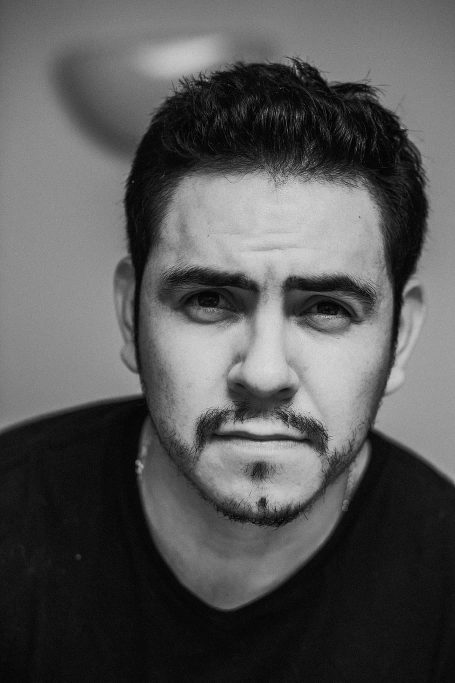
#> input picture HW2/ex2_images/man.jpg, 910 x 1365 px (shown at 1/2 size)
$ jupyter execute --allow-errors ex234.ipynb
#> lines starting #> are read from the running program, lines starting #| are printed output that depends on the picture; after the words box and inside, x2 and y2 are one past the last pixel; in counts of white or black regions, pixels touching at a corner belong together
[cell 1]
import io
import ipywidgets as widgets
import matplotlib.pyplot as plt
import PIL.Image
import numpy as np
import urllib
from skimage.transform import resize
from matplotlib.image import imread
import os
from IPython.display import display
from skimage import io as io_url
import cv2
import numpy as np
from PIL import Image
import scipy

[cell 2]
# Create image widgets
image3_spatial = widgets.Image(format='png', width=500, height=500, description='Spatial')
image3_freq    = widgets.Image(format='png', width=500, height=500, description='Frequency')
sidebyside     = widgets.HBox([image3_spatial, image3_freq])

# Create slider/select widgets
slider_inner   = widgets.FloatSlider(value=0,      min=0, max=1,      step=0.01, description='Inner radius')
slider_outer   = widgets.FloatSlider(value=1.44/2, min=0, max=1.44/2, step=0.01, description='Outer radius')

buf            = io.BytesIO()

#> (the rest of this cell did not finish here and is left out)

[cell 3]
def read_img(img_path, img_size=(512, 512)):
  """
    + Đọc ảnh
    + Chuyển thành grayscale
    + Thay đổi kích thước ảnh thành img_size
  """
#> called with img_path = 'ex2_images/man.jpg', img_size = (512, 512)
  img = cv2.imread(img_path, 0)
#> img is the input picture: shape (1365, 910); min 0, max 236, mean 87.4
  img = cv2.resize(img, img_size)
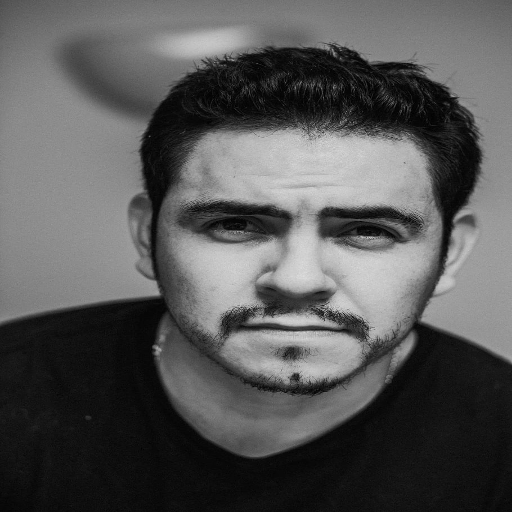
#> img: shape (512, 512); min 0, max 222, mean 87.3
#> call 2 of read_img, with img_path = 'ex2_images/dog.jpg', img_size = (512, 512)
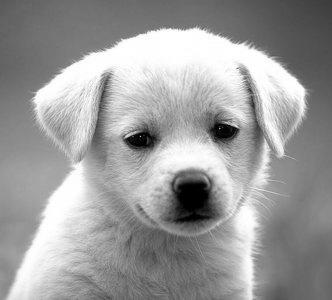
#> input picture HW2/ex2_images/dog.jpg, 332 x 300 px
#> in read_img, img is the input picture: shape (300, 332); min 0, max 255, mean 155.7
#> in read_img (call 2), `img = cv2.resize(img, img_size)`:
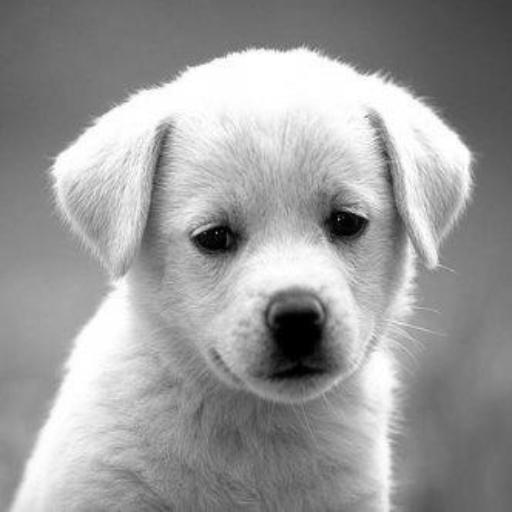
#> img: shape (512, 512); min 0, max 255, mean 155.6
  return img


def create_hybrid_img(img1, img2, r):
  """
  Create hydrid image
  Params:
    img1: numpy image 1
    img2: numpy image 2
    r: radius that defines the filled circle of frequency of image 1. Refer to the homework title to know more.
  """
#> called with r = 14
  # You need to implement the function
  img1_fft = np.fft.fft2(img1)
  img2_fft = np.fft.fft2(img2)

  img1_fft_shifted = np.fft.fftshift(img1_fft)
  img2_fft_shifted = np.fft.fftshift(img2_fft)

  height, width = img1.shape
#> height = 512; width = 512
  mask = np.zeros(img1.shape, dtype=np.float32)
  center = (height // 2, width // 2)
#> center = (256, 256)
  for i in range(height):
      for j in range(width):
          if (i - center[0])**2 + (j - center[1])**2 <= r**2:
            mask[i, j] = 1
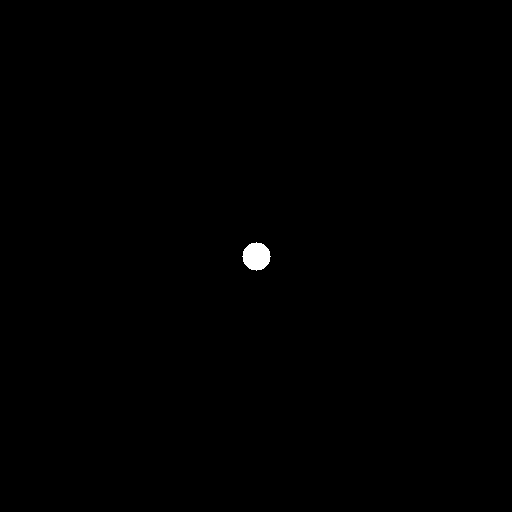
#> mask: shape (512, 512) float32; values 0 (black) and 1 (white), 0.23% white; 1 white region, box (x1, y1, x2, y2) and area: (242, 242, 271, 271) 613

  hybrid_fft_shifted = img1_fft_shifted * (mask) + img2_fft_shifted * (mask - 1)

  hybrid_fft = np.fft.ifftshift(hybrid_fft_shifted)

  hybrid_img = np.fft.ifft2(hybrid_fft)

  resulst = np.real(hybrid_img)
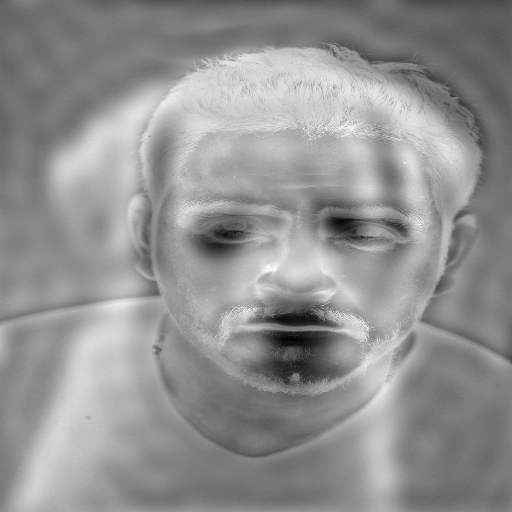
#> resulst: shape (512, 512) float64; min -73.2, max 325.4, mean 155.6; drawn with min black and max white

  return resulst
